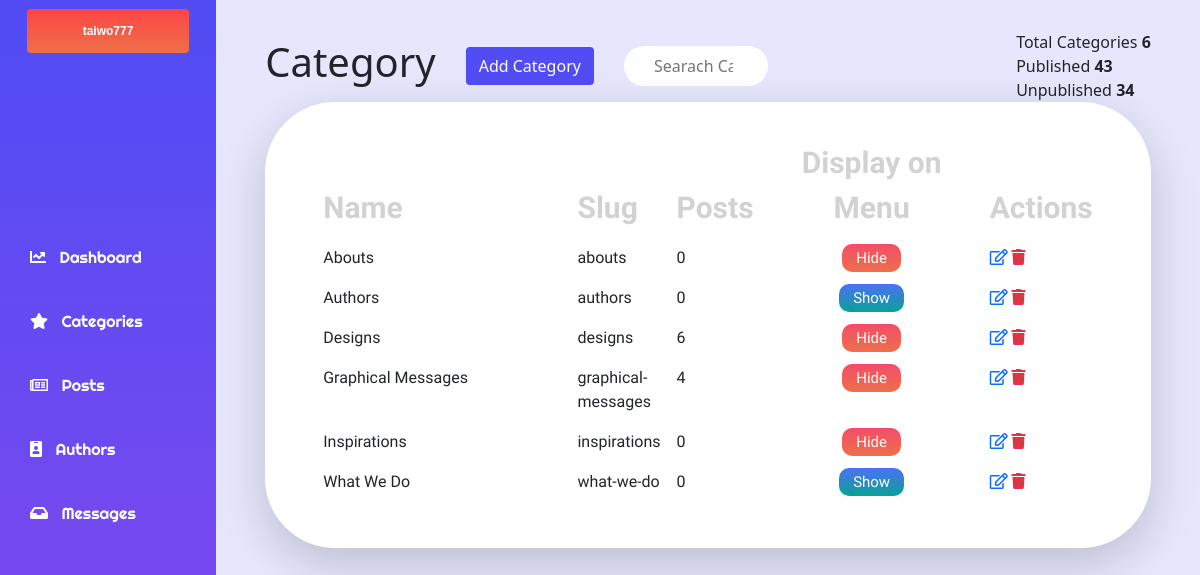
/dashboard/categories/ (signed in), run on an earlier commit of the app's database.
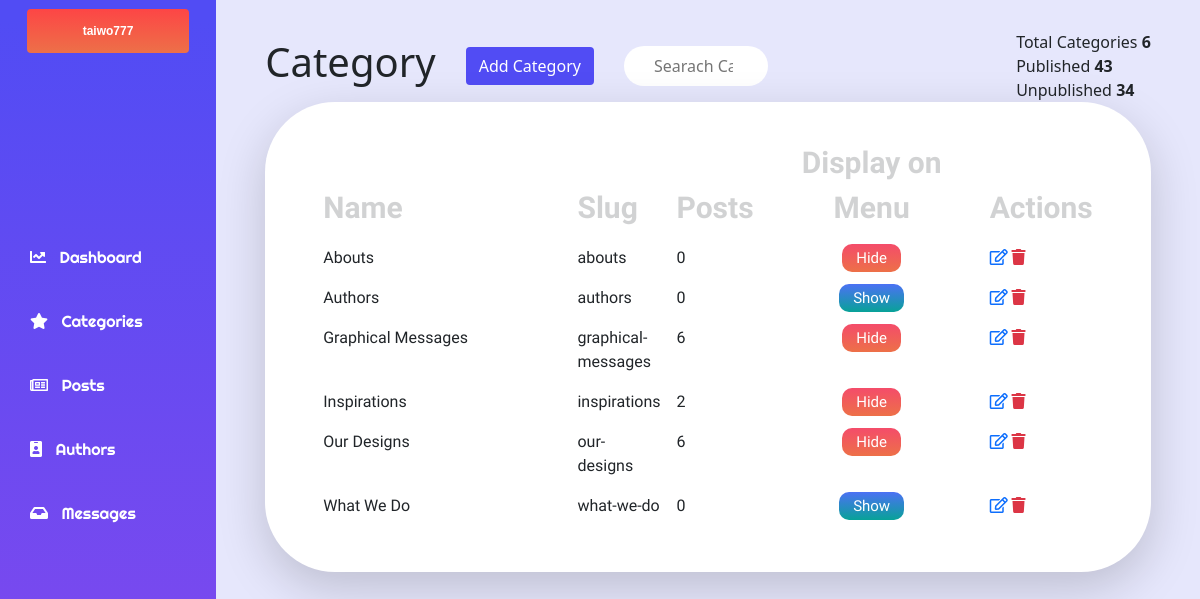
And on a later commit of the database.
### website/models.py (models this page shows, shortened)
class Category(models.Model):
    name = models.CharField(max_length=250, unique=True)
    description = models.TextField(blank=True)
    slug = models.SlugField(null=True,unique=True)
    navbar = models.BooleanField(default=False)
    class Meta:
        ordering = ('name',)
        verbose_name = 'category'
        verbose_name_plural = 'categories'
    def post_count(self):
        return Post.objects.filter(category=self).count()

### dashboard/views.py (the view)
# urls.py: path('categories/', views.categoryView, name='categories'),
@user_passes_test(group_check)
def categoryView(request):
    category_list = Category.objects.all()
    context = {
        'category_list': category_list,
    }
    return render(request, 'dashboard/category.html', context)

### contact/forms.py
class MessageForm(ModelForm):
    class Meta:
        model = Messages
        fields = ['name', 'email', 'body']

### dashboard/views.py (called while the page is built)
def group_check(user):
    if user.groups.filter(name="Admin").exists() == True:
        return True
    else:
        return False

### website/context_processors.py (called while the page is built)
def whatWeDo(request):
    whatWeDo = Post.objects.filter(category = 8)
    return dict(whatWeDo=whatWeDo)

def menu(request):
    links = Category.objects.filter(navbar = True)
    return dict(links=links)

def post_menu(request):
    post_list = Post.objects.filter(published = True)
    return dict(post_list=post_list)

def message_count(request):
    message_countAll = Messages.objects.filter(read=False)
    message_count = message_countAll.count()
    return dict(message_count=message_count)

def contact_form(request):
    formMessage = MessageForm()
    context = {
        'formMessage':formMessage
    }
    return context

### dashboard/templates/dashboard/category.html (shortened to what this page needs)
{% extends "baseManager.html" %}
{% load static %}
{% block content%}
<link rel="stylesheet" href="{% static 'css/category.css' %}" />
  <div class="content mobileContainer">
    <div style="width: 90%;" class="tableHeaderContainer">
      <div class="postSection">
        <h1 class="postSectionItem">Category</h1>
        <a  href="{% url 'dashboard:addCategory' %}" class="postSectionItem btn btn-purple">Add Category</a>
        <form class="postSectionItem">
            <input class="postSectionSearch unwanted-column" placeholder="Searach Category.." type="search">
        </form>
      </div>
      <div style="float: right !important;" class="unwanted-column figuresSection">
        <p class="totalParagraph">Total Categories <span class="totalParagraphBold"> {{category_list|length}}</span></p>
        <p class="totalParagraph">Published <span class="totalParagraphBold"> 43</span></p>
        <p class="totalParagraph">Unpublished <span class="totalParagraphBold"> 34</span></p>
      </div>
    </div>
<div class="tableConatiner shadow-lg">
    <table  class="myTableStyling table table-borderless ">
        <thead class="thead-dark">
          <tr>
              <th class="nameWidthTable" scope="">Name</th>
            <th class="unwanted-column"  scope="">Slug</th>
            <th scope="cl">Posts</th>
            <th style="width: 50%;" class="text-center unwanted-column" scope="cl">Display on Menu</th>
            <th scope="">Actions</th>
          </tr>
        </thead>
        <tbody>
            {% for category in category_list %}
          <tr class="hoverMe">
            <td class="">{{category.name}}</td>
            <td style="width: 10%;" class="unwanted-column">{{category.slug}}</td>
            <td>{{category.post_count}}</td>
            <td class="text-center unwanted-column">
            {% if category.navbar %}
                <a href=""  class="buttonUnPublish">Hide</a>
            {%else%}
            <a href=""  class="buttonPublish">Show</a>
            {% endif %}
            </td>
            <td class="actionRow">
              {% if request.user.groups.all.0.name == 'Admin' %}
                <a class="actionItem"  href="{% url 'dashboard:editCategory' category.slug %}"><i class="far fa-edit"></i></a>
                <a class="text-danger actionItem text-center" href="{% url 'dashboard:deleteCategory' category.slug %}"><i class="fas fa-trash"></i></a>
                {%else%}
                <p class="badge bg-danger">Admin Only</p>
            {% endif %}
              </td>
          </tr>
          {% endfor %}
        </tbody>
      </table>
</div>
</div>
{% endblock content%}

What changed in the data, as far as the page shows it:
computed for Category "Graphical Messages": post_count "4" → "6"
computed for Category "Inspirations": post_count "0" → "2"
changed Category: name "Designs" → "Our Designs"; slug "designs" → "our-designs"; moves down the list
